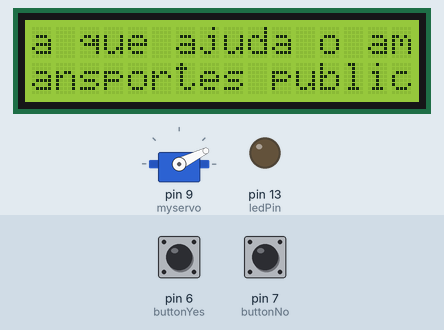
Simulated run of this sketch. Board: Arduino Uno, built with avr-gcc and run on an emulated ATmega328P. Parts: 16×2 character LCD, servo, output pins drawn as LEDs (lit = HIGH). The test bench sets the inputs (shaded band); at power-on: pin 6 (buttonYes) LOW, pin 7 (buttonNo) LOW. Random numbers use the default seed unless the sketch sets one.

Above: at 1.2 s.
1.3 s: pin 6 (buttonYes) pulled HIGH for 0.15 s
At 1.7 s:
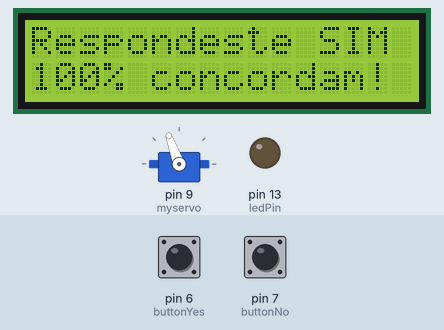
4.4 s: pin 7 (buttonNo) pulled HIGH for 1 s
At 5.8 s:
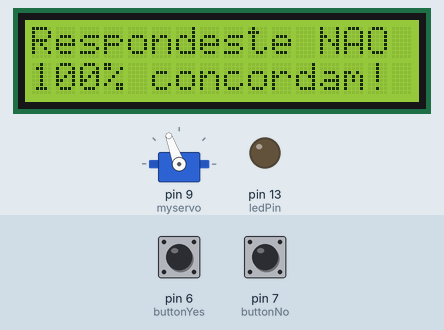
8.4 s: pin 7 (buttonNo) pulled HIGH for 0.15 s
11.5 s: pin 6 (buttonYes) pulled HIGH for 1 s
At 15.33 s:
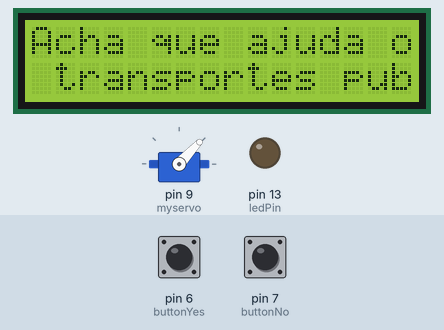
15.5 s: pin 6 (buttonYes) pulled HIGH for 0.15 s
At 16.5 s:
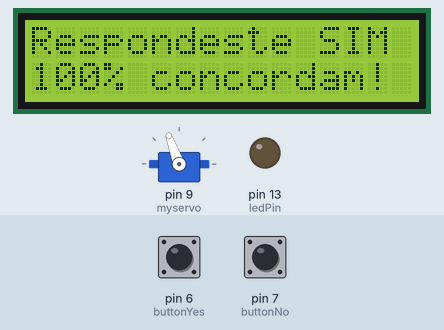
18.6 s: pin 7 (buttonNo) pulled HIGH for 3.2 s
At 22.5 s:
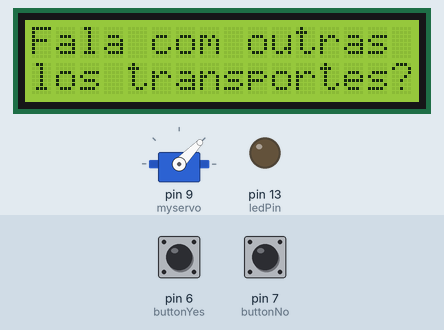
Timing chart, 0 to 23.4 s (numbered marks = the images above; inputs shaded):
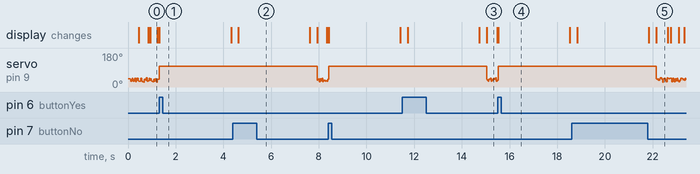

The sketch:

STTF2013_Arduino_Commuters.ino
```cpp
//This is the main window with all code

#include <LiquidCrystal.h>
#include <Servo.h>

Servo myservo;  // create servo object to control a servo
                // a maximum of eight servo objects can be created

// initialize the library with the numbers of the interface pins
LiquidCrystal lcd(12, 11, 5, 4, 3, 2);

const int buttonYes = 6;     // the number of the pushbutton pin
const int buttonNo = 7;     // the number of the pushbutton pin
const int ledPin = 13;      // the number of the LED pin

// variables will change:
int buttonState1 = 0;         // variable for reading the pushbutton status
int buttonState2 = 0;
//String question = "Hello everyone in Portugal!  How are you?";
String questions[] = {"Acha que ajuda o ambiente quando utiliza transportes publicos?","Apoia as greves?","Fala com outras pessoas quando espera pelos transportes?","Acha que apanhar o barco faz parte da cultura de Lisboa?"};
float yesAnswers[] = {0,0,0,0};
float noAnswers[] = {0,0,0,0};
int maxAnswers = 4;

int currentQuestion = 0;

void setup() {

  Serial.begin(9600);
  // initialize the pushbutton pin as an input:
  pinMode(buttonYes, INPUT);
  // initialize the pushbutton pin as an input:
  pinMode(buttonNo, INPUT);
   pinMode(ledPin, OUTPUT);
   lcd.begin(16, 2);
   myservo.attach(9);  // attaches the servo on pin 9 to the servo object
    myservo.write(55);
  lcd.clear();
}

void loop(){


   // set the cursor to (0,0):

  //    myservo.write(pos);              // tell servo to go to position in variable 'pos'
//    delay(random(15,300));                       // waits 15ms for the servo to reach the position

  int buttonPress = wiggle();

  // check if the pushbutton is pressed.
  // if it is, the buttonState is HIGH:
  if (buttonPress == 0) {
    // turn LED on:
    //digitalWrite(ledPin, HIGH);

     yesAnswers[currentQuestion]++;
    // myservo.write(servoAngle);
     lcd.clear();
     lcd.print("Respondeste SIM");
     lcd.setCursor(0, 1);

     float percentage =  yesAnswers[currentQuestion] / ( yesAnswers[currentQuestion]+ noAnswers[currentQuestion]);

         int p = percentage*100;
    String str = "";
    str.concat(p);
   str.concat("% concordam!");
    lcd.print(str);

     float angle = 110;
     angle = angle*percentage;
     myservo.write(angle);
      delay(3000);
      currentQuestion ++;
    currentQuestion%=maxAnswers;
      lcd.clear();
  } else if(buttonPress == 1){
   //  digitalWrite(ledPin, HIGH);
     noAnswers[currentQuestion]++;
    //myservo.write(servoAngle);
    lcd.clear();
    lcd.print("Respondeste NAO");
    lcd.setCursor(0, 1);
    float percentage =  noAnswers[currentQuestion] / ( yesAnswers[currentQuestion]+ noAnswers[currentQuestion]);

//    lcd.print(percentage*100);
    int p = percentage*100;
    String str = "";
    str.concat(p);
   str.concat("% concordam!");
    lcd.print(str);
    float angle = 110;
     angle = angle*percentage;
    myservo.write(angle);
    delay(3000);
    currentQuestion ++;
    currentQuestion%=maxAnswers;
    lcd.clear();
  } else {
    // turn LED off:
    digitalWrite(ledPin, LOW);
  }
  delay(300);
}

int wiggle() {

  int iterations = 0;
      lcd.setCursor(0, 0);
    lcd.print(questions[currentQuestion]);

  while(true) {
    iterations++;
    buttonState1 = digitalRead(buttonYes);
    buttonState2 = digitalRead(buttonNo);

   if(buttonState1 == HIGH || buttonState2 == HIGH)
     break;
    // read the state of the pushbutton value:

    myservo.write(55);
//    delay(random(10,50));
    myservo.write(55-random(5,30));

    buttonState1 = digitalRead(buttonYes);
    buttonState2 = digitalRead(buttonNo);

   if(buttonState1 == HIGH || buttonState2 == HIGH)
     break;

    delay(random(10,50));
    myservo.write(55+random(5,30));

    if(iterations % 10 == 0) {
      lcd.scrollDisplayLeft();
      iterations = 0;
    }
  }

  if(buttonState1 == HIGH)
    return 0;
  else
    return 1;
}
```
